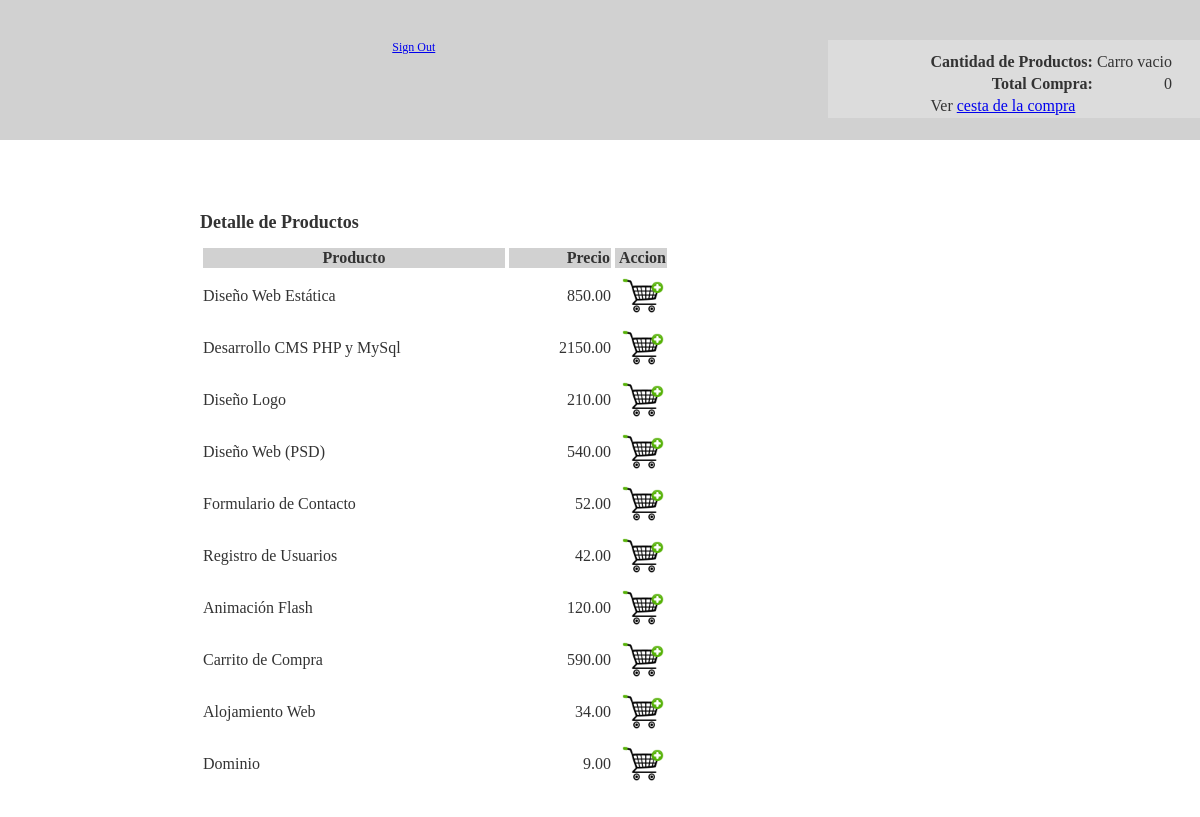
The page /productos.php on the database its author committed.
### tables this page shows
CREATE TABLE `productos` (
  `id` int(30) NOT NULL,
  `producto` varchar(100) DEFAULT NULL,
  `precio` decimal(9,2) DEFAULT NULL
);

### productos.php (the view, shortened to what this page needs)
<?php
include("meta_tags.php");
include("cabecera.php");
?>
<div id="derecha">
    <h1>Detalle de Productos</h1>
    <div class='text-border'>
        <?php
        $resultado = mysql_query("SELECT id, producto, precio FROM productos");
        echo "<div class=verproductos>";
        echo "<table style=border:1px solid #333333>
				<tr class=titulo>
					<th style='display:none'>ID</th>
					<th class='desc_largo'>Producto</th>
					<th style='width:100px;text-align:right'>Precio</th>
					<th style='width:50px;text-align:right'>Accion</th>
				</tr>";
        while ($productos = \mysql_fetch_array($resultado)) {
            echo "<tr class='borde_tabla'><td style='display:none'>" . $productos['id'] . "</td>";
            echo "<td>" . $productos['producto'] . "</td>";
            echo "<td style='text-align:right'>" . $productos['precio'] . "  </td>";
            echo "<td style='text-align:right'>
				<a href='carro.php?id=" . $productos['id'] . "&action=";
            if (isset($_SESSION['carro'][$productos['id']])) {
                echo "removeProd' alt='Eliminar del carro'><img src='img/remove_carro.png' width='48' height='48' alt='Eliminar del carro' title='Añadir producto al carrito'>";
            } else
                echo "add' alt='Añadir al carro'><img src='img/add_carro.png' width='48' height='48' alt='Añadir al carrito' title='Añadir producto al carrito'>";
            echo "</a></td>";
            echo "</tr>";
        }
        echo "</table>";
        echo "</div>";
        ?>
    </div>
</div>
<?php
include("cerrar_etiquetas.php");
?>

### meta_tags.php (shortened to what this page needs)
<html xmlns="http://www.w3.org/1999/xhtml" dir="ltr" lang="es-ES">
    <head>
                    <link rel="stylesheet" href="css/main.css">
                        </head>

### cabecera.php (shortened to what this page needs)
<div id="cabecera">
    <?php
    $a = explode('/', $_SERVER ['PHP_SELF']);
    $b = count($a);
    $pagina = $a[$b - 1];
    if ($pagina == 'productos.php') {
        ?>
        <a href="logout.php?logout">Sign Out</a>
        <div id="totales" style="float:right;padding:10px 25px 0 100px; background-color: gainsboro">
            <table>
                <tr align="right">
                    <td><strong>Cantidad de Productos:</strong></td>
                    <td align="left"><?php
                        if (isset($_SESSION["cantidadTotal"]))
                            echo $_SESSION["cantidadTotal"];
                        else {
                            echo "Carro vacio";
                        }
                        ?>
                    </td>
                </tr>
                <tr align="right">
                    <td><strong>Total Compra:</strong></td>
                    <td><?php echo $_SESSION["totalcoste"]; ?> </td>
                </tr>
                <tr>
                    <td align:right colspan=2>Ver <a href="carro.php?id=1&action=mostrar" title='lista de compra'>cesta de la compra</a></td>
                </tr>
            </table>
        </div>
        <?php
    }
    ?>
</div>

### cerrar_etiquetas.php
<?php
echo "</body></html>";
?>

### css/main.css (style rules this page uses)
h1 { font-size: 18px; }
th { background: #D1D1D1; border: 1px solid white; }
#cabecera { background-color: #D1D1D1; height: 100px; text-align:center; padding-top: 40px; }
#derecha { width: 800px; margin: 0 auto; padding-top: 60px; padding-bottom: 60px; }
.desc_largo { width: 300px; }
.borde_tabla { border-bottom: 1px solid #D1D1D1; }

### rows shown on the page
productos: producto "Diseño Web Estática", precio "850.00"
productos: producto "Desarrollo CMS PHP y MySql", precio "2150.00"
productos: producto "Diseño Logo", precio "210.00"
productos: producto "Diseño Web (PSD)", precio "540.00"
productos: producto "Formulario de Contacto", precio "52.00"
productos: producto "Registro de Usuarios", precio "42.00"
productos: producto "Animación Flash", precio "120.00"
productos: producto "Carrito de Compra", precio "590.00"
productos: producto "Alojamiento Web", precio "34.00"
productos: producto "Dominio", precio "9.00"

### other values the page prints
$_SESSION["totalcoste"] "0"
